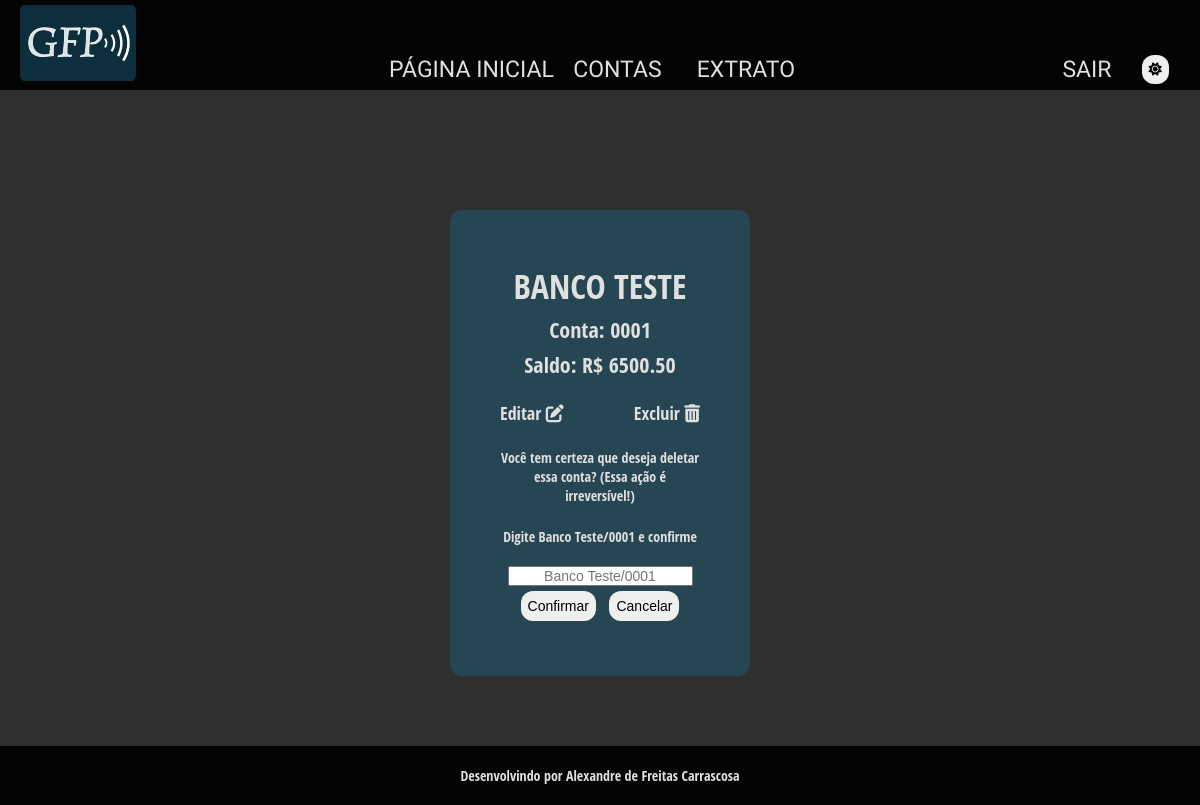
Page /accounts/?account=0001 (signed in) on the committed database.
### core/models.py (models this page shows, shortened)
class totalBalance(models.Model):
  account = models.CharField(max_length=8,
                             verbose_name="Conta",
                             primary_key=True)
  bank = models.CharField(max_length=100,
                          verbose_name="Banco",
                          )
  balance = models.DecimalField(max_digits=20,
                                decimal_places=2,
                                verbose_name="Saldo",
                                )
  register_date = models.DateTimeField(auto_now=True,
                                       verbose_name="Inserido em")
  user = models.ForeignKey(User, on_delete=models.CASCADE)
  class Meta:
    db_table = 'totalBalance'

### core/views.py (the view)
# urls.py: path('accounts/', views.accounts, name='accounts'),
@login_required(login_url="/login/")
def accounts(request):
    user = request.user
    registered_accounts = totalBalance.objects.filter(user=user)
    data = request.GET.get('account')
    if data:
        messages.warning(request, 'Você tem certeza que deseja deletar essa conta? (Essa ação é irreversível!)')
    context = {
        'accounts': registered_accounts,
        'data': data,
    }
    return render(request, 'accounts.html', context=context)

### core/templates/accounts.html (shortened to what this page needs)
{% extends "base.html" %}
{% block content %}
<div class="content">
    <div class="box">
        {% for account in accounts %}
        <div class="box-content">
            <h1>{{ account.bank }}</h1>
            <p>Conta: {{ account.account }}</p>
            <p>Saldo: R$ {{ account.balance }}</p>
            <div class="box-subcontent">
                <a href="{% url 'edit_account' account=account.account %}">
                    <span class="edit-account">
                        Editar
                        <i class="fas fa-edit"></i>
                    </span>
                </a>
                <a href="{% url 'accounts' %}?account={{ account.account }}">
                    <span class="delete-account">
                        Excluir
                        <i class="fas fa-trash-alt"></i>
                    </span>
                </a>
            </div>
            {% if account.account == data %}
                {% if messages %}
                <div class="message info sm">
                    {% for message in messages %}
                    <p> {{ message }}</p>
                    <form action="delete/{{ account.account }}" method="POST">{% csrf_token %}
                    <span>
                        Digite <b>{{account.bank}}/{{account.account}}</b> e confirme
                    </span>
                    <input
                        type="text"
                        name="text-delete-confirm"
                        id="text-delete-confirm" placeholder="{{ account.bank }}/{{ account.account }}"
                        >
                    <button type="submit" class="btn">
                        Confirmar
                    </button>
                    <a href="{% url 'accounts' %}">
                        <button type="button" class="btn">
                            Cancelar
                        </button>
                    </a>
                    </form>
                </div>
                    {% endfor %}
                {% endif %}
            {% endif %}
        </div>
        {% endfor %}
    </div>
</div>
{% endblock %}

### core/static/css/styles.css (style rules this page uses)
* { box-sizing: border-box; text-decoration: none; padding: 0; margin: 0; }
html { font-size: 62.5%; text-decoration: none; background-color: var(--main-bg-color); font-family: "Open Sans Condensed"; transition: all 500ms linear; }
body { height:100vh; margin:0; display: flex; flex-direction: column; }
a:link { text-decoration: none; }

### core/static/css/colors.css (style rules this page uses)
:root { --main-bg-color: #303030; --main-bg-dark: #040404; --bg-dropdown-color: #f9f9f9; --bg-card-box: linear-gradient(60deg, #1A2023, #041015); --bg-cian: #264653; --main-text-color: #E0E0E0; --text-dark-cian: #041015; --text-dark-color: #041015; --text-blue-green: #14746fa8; --green-color: yellowgreen; --red-color: tomato; --gold-color: #CBBD90; --box-shadow-color: rgba(0,0,0,0.2); }

### core/static/css/content.css (style rules this page uses)
.content { display: flex; justify-content: center; align-content: center; margin: 5rem 5em 5rem 5rem; text-align: center; border-radius: 2rem; color: var(--main-text-color); }
.content > * { padding: 2rem; margin: 0 2rem 0 2rem; }

### core/static/css/texts.css (style rules this page uses)
h1 { font-size: 3.4rem; padding:.25rem 0 .25rem 0; text-transform: uppercase; }
p { font-size: 2.2rem; padding: .25rem 0 .25rem 0; }

### core/static/css/forms.css (style rules this page uses)
.info * { margin-top: 2rem; font-size: 14px !important; }
.sm { max-width: 20rem; }
.btn { padding: 0.7rem; margin: 0.5rem;; border: none; border-radius: 12px; cursor: pointer; }
input { text-align: center; }

### core/static/css/card-box.css (style rules this page uses)
.box { display: flex; flex-wrap: wrap; align-content: space-between; }
.box-content { display: flex; flex-wrap: wrap; flex-direction: column; padding: 5rem; background-color: var(--bg-cian); color: var(--main-text-color); border-radius: 1.2rem; align-self: center; }
.box-subcontent { display: flex; align-content: flex-end; justify-content: space-between; position: relative; color: var(--main-text-color); }
.box-subcontent a { font-size: 1.8rem; margin-top: 2rem; color: var(--main-text-color); }

### rows in the picture
totalBalance: bank "BANCO TESTE", account "0001", balance "6500.50", messages "Você tem certeza que deseja deletar essa conta? (Essa ação é irreversível!)", bank "Banco Teste", account "0001", text-delete-confirm "Banco Teste/0001"
